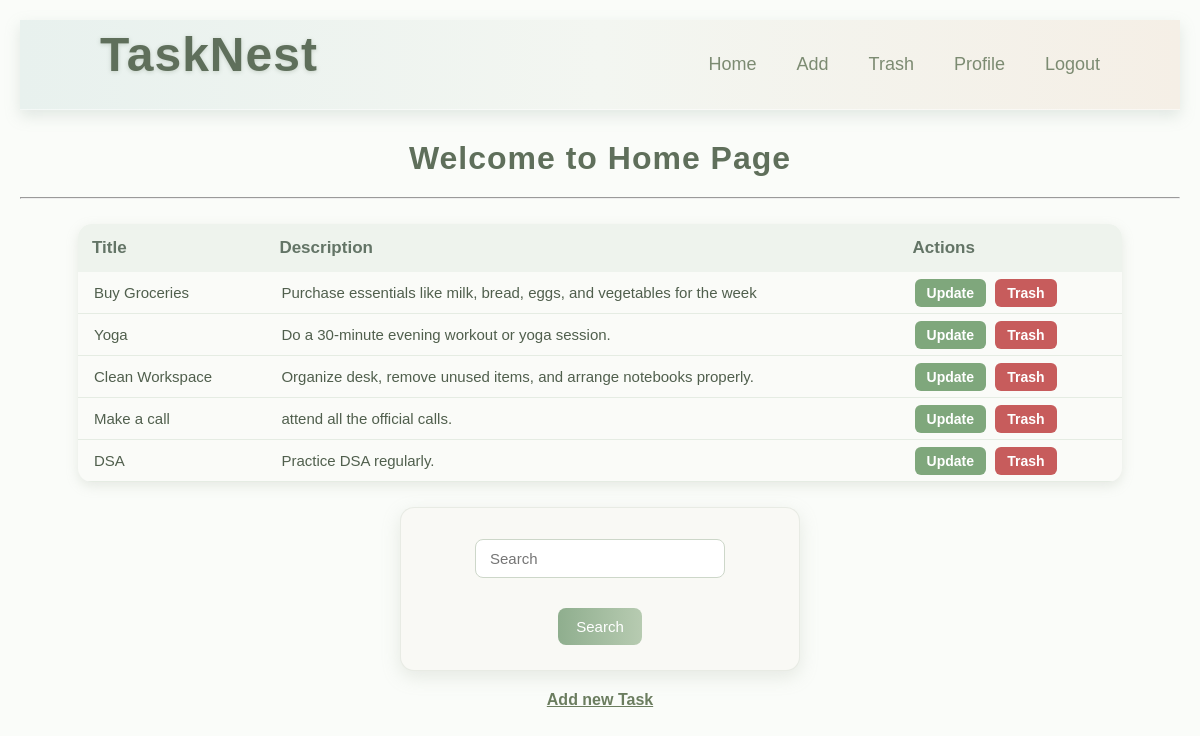
The app's page /base/home/ (signed in) with its own data.
### base/models.py (models this page shows)
class Task(models.Model):
    user=models.ForeignKey(User,on_delete=models.CASCADE,related_name="tasks")
    title=models.CharField(max_length=100)
    description=models.CharField(max_length=200)
    image=models.ImageField(upload_to='task_images/')
    is_deleted=models.BooleanField(default=False)

### base/views.py (the view)
# urls.py: path('home/',views.home,name='home'),
def home(request):
    tasks = Task.objects.filter(user=request.user, is_deleted=False)
    return render(request, 'home.html', {'tasks': tasks})

### base/templates/home.html (shortened to what this page needs)
{% extends 'main.html' %}
{% block content %}
<center>
    <h1>Welcome to Home Page</h1>
<hr>
<table>
    <thead>
        <tr>
            <th>Title</th>
            <th>Description</th>
            <th>Actions</th>
        </tr>
    </thead>
    <tbody>
        {% for task in tasks %}
        <tr>
            <td>{{ task.title }}</td>
            <td>{{ task.description }}</td>
            <td>
                <a href="{% url 'update' task.pk %}">Update</a>
                <a href="{% url 'delete' task.pk %}">Trash</a>
            </td>
        </tr>
        {% endfor %}
    </tbody>
</table>
<form action="" method="POST">
    <input type="text" placeholder="Search" >
    <button type="submit">Search</button>
</form>
<a href="{% url 'add' %}">Add new Task</a><br>
</center>
{% endblock content %}

### templates/main.html (shortened to what this page needs)
{% load static %}
<!DOCTYPE html>
<html lang="en">
<head>
    <link rel="stylesheet" href="{% static 'style.css' %}">
</head>
<body>
    {% include 'nav.html' %}
    {% block content %}
    {% endblock content %}
</body>
</html>

### templates/nav.html
<nav>
    <div class="logo">
        <h2>TaskNest</h2>
    </div>
    <div class="links">
        {% if request.user.is_authenticated %}
            <a href="{% url 'home' %}">Home</a>
            <a href="{% url 'add' %}">Add</a>
            <a href="{% url 'trash' %}">Trash</a>
            <a href="{% url 'profile' %}">Profile</a>
            <a href="{% url 'logout' %}">Logout</a>
            {% else %}
                <a href="{% url 'login' %}">Login</a>
                <a href="{% url 'register' %}">Register</a>
        {% endif  %}
    </div>
</nav>

### static/style.css (style rules this page uses)
* { margin: 0; padding: 0; box-sizing: border-box; font-family: 'Poppins', sans-serif; }
nav { background: linear-gradient(90deg, #e8f1ee, #f3f6f1, #f5efe6); display: flex; justify-content: space-between; align-items: center; padding: 0 80px; height: 90px; box-shadow: 0 6px 14px rgba(150, 170, 160, 0.25); border-bottom: 1px solid rgba(255, 255, 255, 0.5); }
nav .logo { font-size: 32px; font-weight: 700; color: #6b7d5f; letter-spacing: 1.5px; text-shadow: 0 1px 4px rgba(110, 128, 105, 0.3); cursor: default; }
nav .links { display: flex; gap: 40px; }
nav .links a { text-decoration: none; font-size: 18px; font-weight: 500; color: #7c8b72; position: relative; transition: all 0.3s ease-in-out; }
nav .links a::after { content: ""; position: absolute; bottom: -5px; left: 0; width: 0%; height: 2px; background: linear-gradient(90deg, #8fae8e, #c1d3b0); transition: width 0.3s ease-in-out; border-radius: 2px; }
body { background: #fafcf9; padding: 20px; }
center { margin-top: 30px; }
h1, h2 { color: #5f6f5b; font-weight: 700; margin-bottom: 20px; letter-spacing: 1px; }
form { background: #f9f9f5; padding: 25px 35px; width: 400px; margin: 20px auto; border-radius: 14px; box-shadow: 0 6px 18px rgba(170, 180, 165, 0.25); border: 1px solid rgba(180, 190, 175, 0.25); }
form input, form textarea { width: 100%; padding: 12px; margin-top: 6px; margin-bottom: 12px; border-radius: 8px; border: 1px solid #cdd7c9; background: white; outline: none; font-size: 15px; transition: 0.2s; }
button, input[type="submit"], form button { padding: 10px 18px; margin-top: 10px; border: none; cursor: pointer; background: linear-gradient(90deg, #8fae8e, #b7cbb1); color: white; border-radius: 8px; font-size: 15px; transition: 0.3s; }
table { width: 90%; margin: 25px auto; border-collapse: collapse; background: #fafbf8; border-radius: 14px; overflow: hidden; box-shadow: 0 4px 12px rgba(170, 180, 165, 0.25); }
th { background: #eef3ed; padding: 14px; text-align: left; color: #637466; font-size: 17px; font-weight: 600; }
td { padding: 12px 16px; color: #505f4d; font-size: 15px; border-bottom: 1px solid #e5ece3; }
table a { text-decoration: none; padding: 6px 12px; border-radius: 6px; font-size: 14px; margin-right: 5px; color: white !important; }
table a[href*="update"] { background: #7fa77c; }
table a[href*="delete"], table a[href*="clear"], table a[href*="delete_permanent"] { background: #c75c5c; }
input[type="text"][placeholder="Search"] { width: 250px !important; padding: 10px 14px !important; border-radius: 8px !important; border: 1px solid #cdd7c9 !important; margin-bottom: 20px !important; }
a { color: #6b7d5f; font-weight: 600; }

### records on screen
Task: title "Buy Groceries", description "Purchase essentials like milk, bread, eggs, and vegetables for the week"
Task: title "Yoga", description "Do a 30-minute evening workout or yoga session."
Task: title "Clean Workspace", description "Organize desk, remove unused items, and arrange notebooks properly."
Task: title "Make a call", description "attend all the official calls."
Task: title "DSA", description "Practice DSA regularly."
